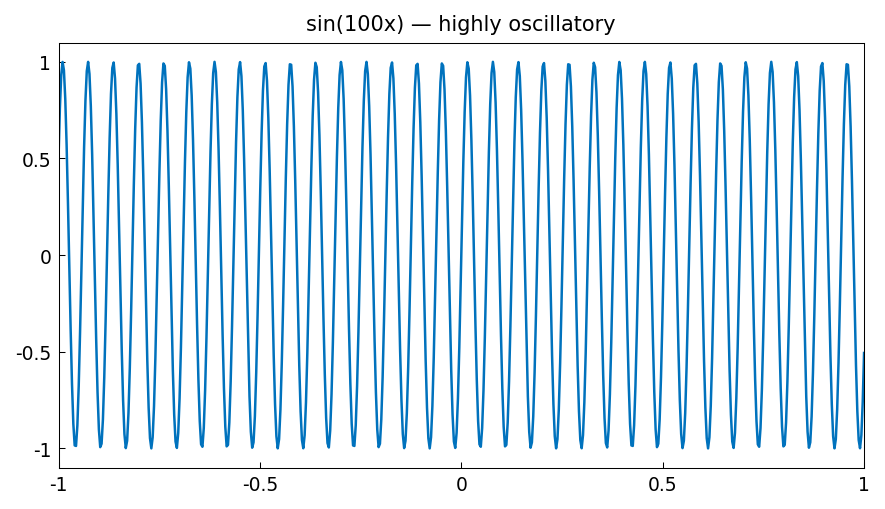

The script that saved this image:
"""Difficult integrals via Chebfun.

Demonstrates that Chebfun can handle highly oscillatory, nearly
singular, and other difficult integrands to high precision.

Credit: Inspired by Chebfun examples quad/TrickyIntegrands.m.
Original MATLAB Chebfun: Copyright 2017 by The University of Oxford and
The Chebfun Developers. See https://www.chebfun.org/ for Chebfun information.
"""
import os

os.environ.setdefault("XLA_PYTHON_CLIENT_PREALLOCATE", "false")

import matplotlib

matplotlib.use("Agg")
import os
import sys

import jax.numpy as jnp
import matplotlib.pyplot as plt
import numpy as np
from scipy.integrate import quad

sys.path.insert(0, os.path.join(os.path.dirname(__file__), '..', '..', 'src'))

import chebfunjax as cj
from chebfunjax.plotting import chebfun_style

chebfun_style()

from chebfunjax.plotting import plot


def run():
    print("=" * 60)
    print("Difficult integrals via Chebfun")
    print("=" * 60)

    # --- 1. High-frequency oscillation: sin(100*x) on [-1, 1] -------
    dom = (-1.0, 1.0)
    f1 = cj.chebfun(lambda x: jnp.sin(100.0 * x), domain=dom)
    int1 = float(f1.sum())
    print("\n1. sin(100x) on [-1,1]:")
    print(f"   Computed: {int1:.2e}  (exact: 0)")
    assert abs(int1) < 1e-12

    # --- 2. Highly oscillatory with exponential: exp(sin(50x)) ------
    dom2 = (0.0, float(2.0 * jnp.pi))
    f2 = cj.chebfun(lambda x: jnp.exp(jnp.sin(50.0 * x)), domain=dom2)
    int2 = float(f2.sum())
    exact2, _ = quad(lambda x: float(np.exp(np.sin(50.0 * x))),
                     0.0, float(2.0 * np.pi))
    err2 = abs(int2 - exact2)
    print("\n2. exp(sin(50x)) on [0, 2*pi]:")
    print(f"   Computed: {int2:.10f}")
    print(f"   Scipy:    {exact2:.10f}")
    print(f"   Error:    {err2:.2e}")
    assert err2 < 1e-8

    # --- 3. Product of high-frequency functions ----------------------
    dom3 = (0.0, 1.0)
    f3 = cj.chebfun(lambda x: jnp.sin(100.0 * jnp.pi * x) * jnp.cos(100.0 * jnp.pi * x), domain=dom3)
    int3 = float(f3.sum())
    print("\n3. sin(100*pi*x)*cos(100*pi*x) on [0,1]:")
    print(f"   Computed: {int3:.2e}  (exact: 0)")
    assert abs(int3) < 1e-11

    # --- 4. Square root singularity (integrable): 1/sqrt(1-x^2) -----
    dom4 = (-0.999, 0.999)  # avoid exact endpoints
    f4 = cj.chebfun(lambda x: 1.0 / jnp.sqrt(1.0 - x**2), domain=dom4)
    int4 = float(f4.sum())
    exact4 = 2.0 * float(jnp.arcsin(jnp.array(0.999)))
    err4 = abs(int4 - exact4)
    print("\n4. 1/sqrt(1-x^2) on [-0.999, 0.999]:")
    print(f"   Computed: {int4:.10f}")
    print(f"   Exact (2*arcsin(0.999)): {exact4:.10f}")
    print(f"   Error: {err4:.2e}")
    assert err4 < 1e-8

    # --- 5. Spike integral: exp(-1000*x^2) -------------------------
    dom5 = (-1.0, 1.0)
    f5 = cj.chebfun(lambda x: jnp.exp(-1000.0 * x**2), domain=dom5)
    int5 = float(f5.sum())
    exact5 = float(jnp.sqrt(jnp.pi / 1000.0))
    err5 = abs(int5 - exact5)
    print("\n5. exp(-1000*x^2) on [-1,1]:")
    print(f"   Computed: {int5:.12f}")
    print(f"   sqrt(pi/1000): {exact5:.12f}")
    print(f"   Error: {err5:.2e}")
    assert err5 < 1e-10

    # --- 6. Logistic function ------------------------------------
    dom6 = (-10.0, 10.0)
    f6 = cj.chebfun(lambda x: 1.0 / (1.0 + jnp.exp(-x)), domain=dom6)
    int6 = float(f6.sum())
    exact6 = float(jnp.log(1.0 + jnp.exp(jnp.array(10.0))) -
                    jnp.log(1.0 + jnp.exp(jnp.array(-10.0))))
    err6 = abs(int6 - exact6)
    print("\n6. 1/(1+exp(-x)) on [-10, 10]:")
    print(f"   Computed: {int6:.12f}")
    print(f"   Exact: {exact6:.12f}")
    print(f"   Error: {err6:.2e}")
    assert err6 < 1e-10

    # --- Plots -------------------------------------------------------
    _here = os.path.dirname(os.path.abspath(__file__))
    fig, ax = plot(f1, title="sin(100x) — highly oscillatory")
    fig.savefig(os.path.join(_here, "tricky_integrals.png"),
                dpi=150, bbox_inches="tight")
    plt.close(fig)

    print("\nAll assertions passed.")
    return True

if __name__ == "__main__":
    run()
